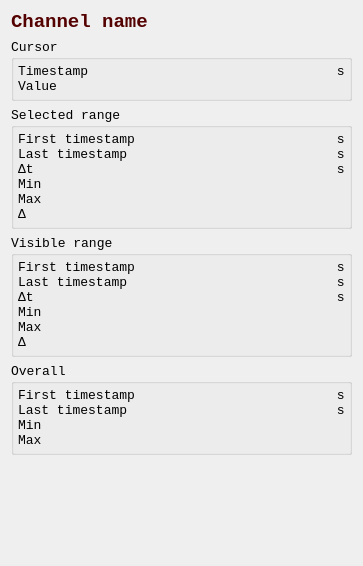
<?xml version="1.0" encoding="UTF-8"?>
<ui version="4.0">
 <class>ChannelStats</class>
 <widget class="QWidget" name="ChannelStats">
  <property name="geometry">
   <rect>
    <x>0</x>
    <y>0</y>
    <width>363</width>
    <height>566</height>
   </rect>
  </property>
  <property name="font">
   <font>
    <family>Consolas</family>
    <pointsize>10</pointsize>
   </font>
  </property>
  <property name="windowTitle">
   <string>Form</string>
  </property>
  <layout class="QVBoxLayout" name="verticalLayout">
   <item>
    <layout class="QGridLayout" name="gridLayout" columnstretch="0,0">
     <item row="2" column="0" colspan="2">
      <widget class="QGroupBox" name="cursor_group">
       <property name="title">
        <string>Cursor</string>
       </property>
       <property name="flat">
        <bool>false</bool>
       </property>
       <property name="checkable">
        <bool>false</bool>
       </property>
       <layout class="QGridLayout" name="gridLayout_4" columnstretch="0,1,0">
        <property name="leftMargin">
         <number>4</number>
        </property>
        <property name="topMargin">
         <number>4</number>
        </property>
        <property name="rightMargin">
         <number>4</number>
        </property>
        <property name="bottomMargin">
         <number>4</number>
        </property>
        <property name="spacing">
         <number>0</number>
        </property>
        <item row="0" column="1">
         <widget class="QLabel" name="cursor_t">
          <property name="text">
           <string/>
          </property>
          <property name="alignment">
           <set>Qt::AlignRight|Qt::AlignTrailing|Qt::AlignVCenter</set>
          </property>
         </widget>
        </item>
        <item row="0" column="0">
         <widget class="QLabel" name="label_12">
          <property name="text">
           <string>Timestamp      </string>
          </property>
         </widget>
        </item>
        <item row="1" column="1">
         <widget class="QLabel" name="cursor_value">
          <property name="text">
           <string/>
          </property>
          <property name="alignment">
           <set>Qt::AlignRight|Qt::AlignTrailing|Qt::AlignVCenter</set>
          </property>
         </widget>
        </item>
        <item row="1" column="0">
         <widget class="QLabel" name="label_11">
          <property name="text">
           <string>Value</string>
          </property>
         </widget>
        </item>
        <item row="0" column="2">
         <widget class="QLabel" name="label_2">
          <property name="text">
           <string> s</string>
          </property>
         </widget>
        </item>
        <item row="1" column="2">
         <widget class="QLabel" name="unit1">
          <property name="text">
           <string/>
          </property>
         </widget>
        </item>
       </layout>
      </widget>
     </item>
     <item row="3" column="0" colspan="2">
      <widget class="QGroupBox" name="range_group">
       <property name="title">
        <string>Selected range</string>
       </property>
       <layout class="QGridLayout" name="gridLayout_5" columnstretch="0,1,0">
        <property name="leftMargin">
         <number>4</number>
        </property>
        <property name="topMargin">
         <number>4</number>
        </property>
        <property name="rightMargin">
         <number>4</number>
        </property>
        <property name="bottomMargin">
         <number>4</number>
        </property>
        <property name="spacing">
         <number>0</number>
        </property>
        <item row="5" column="1">
         <widget class="QLabel" name="selected_delta">
          <property name="text">
           <string/>
          </property>
          <property name="alignment">
           <set>Qt::AlignRight|Qt::AlignTrailing|Qt::AlignVCenter</set>
          </property>
         </widget>
        </item>
        <item row="1" column="0">
         <widget class="QLabel" name="label_15">
          <property name="text">
           <string>Last timestamp</string>
          </property>
         </widget>
        </item>
        <item row="1" column="1">
         <widget class="QLabel" name="selected_stop">
          <property name="text">
           <string/>
          </property>
          <property name="alignment">
           <set>Qt::AlignRight|Qt::AlignTrailing|Qt::AlignVCenter</set>
          </property>
         </widget>
        </item>
        <item row="4" column="0">
         <widget class="QLabel" name="label_17">
          <property name="text">
           <string>Max</string>
          </property>
         </widget>
        </item>
        <item row="5" column="0">
         <widget class="QLabel" name="label_18">
          <property name="text">
           <string>Δ</string>
          </property>
         </widget>
        </item>
        <item row="4" column="1">
         <widget class="QLabel" name="selected_max">
          <property name="text">
           <string/>
          </property>
          <property name="alignment">
           <set>Qt::AlignRight|Qt::AlignTrailing|Qt::AlignVCenter</set>
          </property>
         </widget>
        </item>
        <item row="2" column="0">
         <widget class="QLabel" name="label_21">
          <property name="text">
           <string>Δt</string>
          </property>
         </widget>
        </item>
        <item row="2" column="1">
         <widget class="QLabel" name="selected_delta_t">
          <property name="text">
           <string/>
          </property>
          <property name="alignment">
           <set>Qt::AlignRight|Qt::AlignTrailing|Qt::AlignVCenter</set>
          </property>
         </widget>
        </item>
        <item row="3" column="0">
         <widget class="QLabel" name="label_14">
          <property name="text">
           <string>Min</string>
          </property>
         </widget>
        </item>
        <item row="0" column="0">
         <widget class="QLabel" name="label_13">
          <property name="text">
           <string>First timestamp</string>
          </property>
         </widget>
        </item>
        <item row="3" column="1">
         <widget class="QLabel" name="selected_min">
          <property name="text">
           <string/>
          </property>
          <property name="alignment">
           <set>Qt::AlignRight|Qt::AlignTrailing|Qt::AlignVCenter</set>
          </property>
         </widget>
        </item>
        <item row="0" column="1">
         <widget class="QLabel" name="selected_start">
          <property name="text">
           <string/>
          </property>
          <property name="alignment">
           <set>Qt::AlignRight|Qt::AlignTrailing|Qt::AlignVCenter</set>
          </property>
         </widget>
        </item>
        <item row="0" column="2">
         <widget class="QLabel" name="label_20">
          <property name="text">
           <string> s</string>
          </property>
         </widget>
        </item>
        <item row="1" column="2">
         <widget class="QLabel" name="label_22">
          <property name="text">
           <string> s</string>
          </property>
         </widget>
        </item>
        <item row="2" column="2">
         <widget class="QLabel" name="label_23">
          <property name="text">
           <string> s</string>
          </property>
         </widget>
        </item>
        <item row="3" column="2">
         <widget class="QLabel" name="unit2">
          <property name="text">
           <string/>
          </property>
         </widget>
        </item>
        <item row="4" column="2">
         <widget class="QLabel" name="unit3">
          <property name="text">
           <string/>
          </property>
         </widget>
        </item>
        <item row="5" column="2">
         <widget class="QLabel" name="unit4">
          <property name="text">
           <string/>
          </property>
         </widget>
        </item>
       </layout>
      </widget>
     </item>
     <item row="4" column="0" colspan="2">
      <widget class="QGroupBox" name="visible_group">
       <property name="title">
        <string>Visible range</string>
       </property>
       <layout class="QGridLayout" name="gridLayout_3" columnstretch="0,1,0">
        <property name="leftMargin">
         <number>4</number>
        </property>
        <property name="topMargin">
         <number>4</number>
        </property>
        <property name="rightMargin">
         <number>4</number>
        </property>
        <property name="bottomMargin">
         <number>4</number>
        </property>
        <property name="spacing">
         <number>0</number>
        </property>
        <item row="5" column="0">
         <widget class="QLabel" name="label_19">
          <property name="text">
           <string>Δ</string>
          </property>
         </widget>
        </item>
        <item row="2" column="0">
         <widget class="QLabel" name="label_16">
          <property name="text">
           <string>Δt</string>
          </property>
         </widget>
        </item>
        <item row="5" column="1">
         <widget class="QLabel" name="visible_delta">
          <property name="text">
           <string/>
          </property>
          <property name="alignment">
           <set>Qt::AlignRight|Qt::AlignTrailing|Qt::AlignVCenter</set>
          </property>
         </widget>
        </item>
        <item row="2" column="1">
         <widget class="QLabel" name="visible_delta_t">
          <property name="text">
           <string/>
          </property>
          <property name="alignment">
           <set>Qt::AlignRight|Qt::AlignTrailing|Qt::AlignVCenter</set>
          </property>
         </widget>
        </item>
        <item row="3" column="1">
         <widget class="QLabel" name="visible_min">
          <property name="text">
           <string/>
          </property>
          <property name="alignment">
           <set>Qt::AlignRight|Qt::AlignTrailing|Qt::AlignVCenter</set>
          </property>
         </widget>
        </item>
        <item row="0" column="1">
         <widget class="QLabel" name="visible_start">
          <property name="text">
           <string/>
          </property>
          <property name="alignment">
           <set>Qt::AlignRight|Qt::AlignTrailing|Qt::AlignVCenter</set>
          </property>
         </widget>
        </item>
        <item row="4" column="0">
         <widget class="QLabel" name="label_10">
          <property name="text">
           <string>Max</string>
          </property>
         </widget>
        </item>
        <item row="4" column="1">
         <widget class="QLabel" name="visible_max">
          <property name="text">
           <string/>
          </property>
          <property name="alignment">
           <set>Qt::AlignRight|Qt::AlignTrailing|Qt::AlignVCenter</set>
          </property>
         </widget>
        </item>
        <item row="0" column="0">
         <widget class="QLabel" name="label_7">
          <property name="text">
           <string>First timestamp</string>
          </property>
         </widget>
        </item>
        <item row="1" column="0">
         <widget class="QLabel" name="label_8">
          <property name="text">
           <string>Last timestamp</string>
          </property>
         </widget>
        </item>
        <item row="1" column="1">
         <widget class="QLabel" name="visible_stop">
          <property name="text">
           <string/>
          </property>
          <property name="alignment">
           <set>Qt::AlignRight|Qt::AlignTrailing|Qt::AlignVCenter</set>
          </property>
         </widget>
        </item>
        <item row="3" column="0">
         <widget class="QLabel" name="label_9">
          <property name="text">
           <string>Min</string>
          </property>
         </widget>
        </item>
        <item row="0" column="2">
         <widget class="QLabel" name="label_24">
          <property name="text">
           <string> s</string>
          </property>
         </widget>
        </item>
        <item row="1" column="2">
         <widget class="QLabel" name="label_25">
          <property name="text">
           <string> s</string>
          </property>
         </widget>
        </item>
        <item row="2" column="2">
         <widget class="QLabel" name="label_26">
          <property name="text">
           <string> s</string>
          </property>
         </widget>
        </item>
        <item row="3" column="2">
         <widget class="QLabel" name="unit5">
          <property name="text">
           <string/>
          </property>
         </widget>
        </item>
        <item row="4" column="2">
         <widget class="QLabel" name="unit6">
          <property name="text">
           <string/>
          </property>
         </widget>
        </item>
        <item row="5" column="2">
         <widget class="QLabel" name="unit7">
          <property name="text">
           <string/>
          </property>
         </widget>
        </item>
       </layout>
      </widget>
     </item>
     <item row="5" column="0" colspan="2">
      <widget class="QGroupBox" name="overall_group">
       <property name="title">
        <string>Overall</string>
       </property>
       <layout class="QGridLayout" name="gridLayout_2" columnstretch="0,1,0">
        <property name="leftMargin">
         <number>4</number>
        </property>
        <property name="topMargin">
         <number>4</number>
        </property>
        <property name="rightMargin">
         <number>4</number>
        </property>
        <property name="bottomMargin">
         <number>4</number>
        </property>
        <property name="spacing">
         <number>0</number>
        </property>
        <item row="3" column="0">
         <widget class="QLabel" name="label_6">
          <property name="text">
           <string>Max</string>
          </property>
         </widget>
        </item>
        <item row="0" column="0">
         <widget class="QLabel" name="label_3">
          <property name="text">
           <string>First timestamp</string>
          </property>
         </widget>
        </item>
        <item row="0" column="1">
         <widget class="QLabel" name="overall_start">
          <property name="text">
           <string/>
          </property>
          <property name="alignment">
           <set>Qt::AlignRight|Qt::AlignTrailing|Qt::AlignVCenter</set>
          </property>
         </widget>
        </item>
        <item row="1" column="1">
         <widget class="QLabel" name="overall_stop">
          <property name="text">
           <string/>
          </property>
          <property name="alignment">
           <set>Qt::AlignRight|Qt::AlignTrailing|Qt::AlignVCenter</set>
          </property>
         </widget>
        </item>
        <item row="2" column="0">
         <widget class="QLabel" name="label_5">
          <property name="text">
           <string>Min</string>
          </property>
         </widget>
        </item>
        <item row="2" column="1">
         <widget class="QLabel" name="overall_min">
          <property name="text">
           <string/>
          </property>
          <property name="alignment">
           <set>Qt::AlignRight|Qt::AlignTrailing|Qt::AlignVCenter</set>
          </property>
         </widget>
        </item>
        <item row="1" column="0">
         <widget class="QLabel" name="label_4">
          <property name="text">
           <string>Last timestamp</string>
          </property>
         </widget>
        </item>
        <item row="3" column="1">
         <widget class="QLabel" name="overall_max">
          <property name="text">
           <string/>
          </property>
          <property name="alignment">
           <set>Qt::AlignRight|Qt::AlignTrailing|Qt::AlignVCenter</set>
          </property>
         </widget>
        </item>
        <item row="0" column="2">
         <widget class="QLabel" name="label_27">
          <property name="text">
           <string> s</string>
          </property>
         </widget>
        </item>
        <item row="1" column="2">
         <widget class="QLabel" name="label_28">
          <property name="text">
           <string> s</string>
          </property>
         </widget>
        </item>
        <item row="2" column="2">
         <widget class="QLabel" name="unit8">
          <property name="text">
           <string/>
          </property>
         </widget>
        </item>
        <item row="3" column="2">
         <widget class="QLabel" name="unit9">
          <property name="text">
           <string/>
          </property>
         </widget>
        </item>
       </layout>
      </widget>
     </item>
     <item row="0" column="0" colspan="2">
      <widget class="QLabel" name="name">
       <property name="text">
        <string>&lt;html&gt;&lt;head/&gt;&lt;body&gt;&lt;p&gt;&lt;span style=&quot; font-size:14pt; font-weight:600; color:#550000;&quot;&gt;Channel name&lt;/span&gt;&lt;/p&gt;&lt;/body&gt;&lt;/html&gt;</string>
       </property>
       <property name="textFormat">
        <enum>Qt::RichText</enum>
       </property>
      </widget>
     </item>
    </layout>
   </item>
   <item>
    <spacer name="verticalSpacer">
     <property name="orientation">
      <enum>Qt::Vertical</enum>
     </property>
     <property name="sizeHint" stdset="0">
      <size>
       <width>20</width>
       <height>40</height>
      </size>
     </property>
    </spacer>
   </item>
  </layout>
 </widget>
 <resources/>
 <connections/>
</ui>
